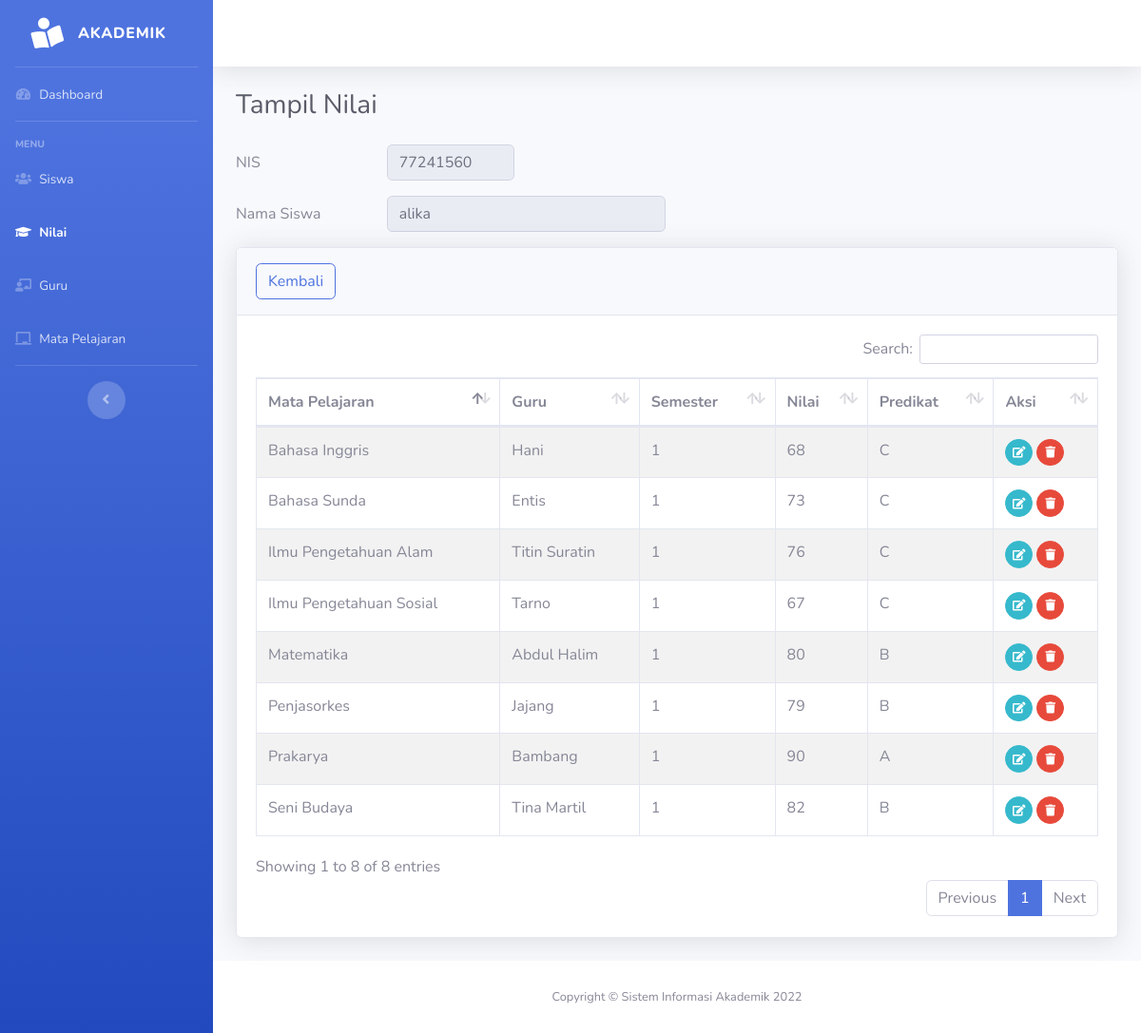
Page /nilai/tampil-nilai.php?nis=77241560 on the committed database.
### tables this page shows
CREATE TABLE `siswa` (
  `nis` varchar(8) NOT NULL,
  `nama` varchar(30) NOT NULL,
  `alamat` varchar(30) DEFAULT NULL,
  `kelas` enum('VII','VIII','IX') NOT NULL,
  `tanggal_lahir` date DEFAULT NULL,
  `jenis_kelamin` enum('L','P') DEFAULT NULL,
  `agama` enum('ISLAM','PROTESTAN','KATHOLIK','HINDU','BUDHA','KONGHUCU','LAINNYA') DEFAULT NULL,
  `orang_tua` varchar(30) DEFAULT NULL,
  `asal_sekolah` varchar(50) NOT NULL
);

CREATE TABLE `nilai` (
  `nis` varchar(8) NOT NULL,
  `kd_mp` int(11) NOT NULL,
  `semester` enum('1','2') DEFAULT NULL,
  `nilai` int(3) DEFAULT NULL,
  `predikat` char(1) DEFAULT NULL
);

CREATE TABLE `mata_pelajaran` (
  `kd_mp` int(11) NOT NULL,
  `nama_mp` varchar(30) DEFAULT NULL
);

CREATE TABLE `guru` (
  `nip` varchar(18) NOT NULL,
  `kd_mp` int(11) DEFAULT NULL,
  `nama_guru` varchar(30) DEFAULT NULL,
  `alamat` varchar(30) DEFAULT NULL,
  `jenis_kelamin` enum('L','P') DEFAULT NULL,
  `agama` enum('ISLAM','PROTESTAN','KATHOLIK','HINDU','BUDHA','KONGHUCU','LAINNYA') DEFAULT NULL
);

### functions.php (called while the page is built, shortened)
<?php
function ambilsatubaris($conn, $query)
{
    $db = mysqli_query($conn, $query);
    return mysqli_fetch_assoc($db);
}
	?>

### nilai/tampil-nilai.php (the view, shortened to what this page needs)
<?php
include_once("../functions.php");
if (isset($_GET['nis'])) {
    $nis = $_GET['nis'];
$query = "SELECT siswa.nis, siswa.nama FROM siswa WHERE nis='$nis'";
$tampil = ambilsatubaris($con, $query);
}
?>
<!DOCTYPE html>
<html><head><title>Nilai Siswa</title>
<link href="../assets/vendor/fontawesome-free/css/all.min.css" rel="stylesheet" type="text/css">
<link href="../assets/css/sb-admin-2.min.css" rel="stylesheet">
  <link href="../assets/vendor/datatables/dataTables.bootstrap4.min.css" rel="stylesheet">
<link rel="stylesheet" href="https://cdn.datatables.net/buttons/2.2.3/css/buttons.dataTables.min.css">
</head>
<body id="page-top">
     <div id="wrapper">
       <?php include_once("../layout/sidebar.php") ?>
        <div id="content-wrapper" class="d-flex flex-column">
            <div id="content">
            <?php include_once("../layout/topbar.php") ?>
                <div class="container-fluid">
                    <h1 class="h3 mb-4 text-gray-800">Tampil Nilai</h1>
                    <div class="row mb-3 ">
                    <label class="col-sm-2 col-form-label">NIS</label>
                    <div class="col-sm-2">
                    <input type="text" class="form-control" value="<?= $tampil['nis']  ?>" readonly>
                    </div>
                    </div>
                    <div class="row mb-3">
                    <label class="col-sm-2 col-form-label">Nama Siswa</label>
                    <div class="col-sm-4">
                    <input type="text" class="form-control" value="<?= $tampil['nama'] ?>" readonly>
                    </div>
                    </div>
                    <div class="card shadow mb-4">
                        <div class="card-header py-3">
                            <a href="javascript:void(0)" onclick="window.history.back();" ><button type="button" class="btn btn-outline-primary rounded">Kembali</button></a>
                        </div>
                        <div class="card-body">
<?php
$db=dbConnect();
if($db->connect_errno==0){
	$sql="SELECT siswa.nis, nama_mp, nama_guru, semester,nilai, predikat FROM nilai, mata_pelajaran, siswa, guru
                            WHERE nilai.kd_mp = mata_pelajaran.kd_mp
                            AND mata_pelajaran.kd_mp = guru.kd_mp
                            AND siswa.nis = $nis AND  nilai.nis = $nis";
	$res=$db->query($sql);
	if($res){
		?>
        <div class="table-responsive">
             <table class="table table-bordered table-striped" id="dataTable" width="100%" cellspacing="0">
        <thead>
		<tr><th>Mata Pelajaran</th>
            <th>Guru</th>
            <th>Semester</th>
            <th>Nilai</th>
            <th>Predikat</th>
            <th>Aksi</th>
			</tr></thead>
		<tbody>
		 <?php
            $data = $res->fetch_all(MYSQLI_ASSOC);
            foreach($data as $row){
            ?>
            <tr>
                <td><?= $row['nama_mp']; ?></td>
                <td><?= $row['nama_guru'] ?></td>
                <td td.dt-center><?= $row['semester']?></td>
                <td><?= $row['nilai']; ?></td>
                <td><?= $row['predikat']; ?></td>
                <td>
                    <a href="nilai-edit.php?nis=<?= $row['nis']?>" class="btn btn-info btn-circle btn-sm">
                    <i class="fas fa-edit"></i>
                    </a>
                    <a href="nilai-hapus.php?nis=<?= $row['nis'];?>" class="btn btn-danger btn-circle btn-sm hapus">
                    <i class="fas fa-trash"></i>
                    </a>
                </td>
            </tr>
                <?php
        }
        ?>
		</tbody>
		</table>
		<?php
	}else
		echo "Gagal Eksekusi SQL".(DEVELOPMENT?" : ".$db->error:"")."<br>";
}
else
	echo "Gagal koneksi".(DEVELOPMENT?" : ".$db->connect_error:"")."<br>";
?>
      </div>
                        </div>
                </div>
            </div>
            <?php include_once("../layout/footer.php") ?>
        </div>
        </div>
</body>
</html>

### rows in the picture
siswa: nis "77241560", nama "alika"
nilai: kd_mp.nama_mp "Prakarya", guru.nama_guru "Bambang", semester "1", nilai "90", predikat "A"
nilai: kd_mp.nama_mp "Ilmu Pengetahuan Alam", guru.nama_guru "Titin Suratin", semester "1", nilai "76", predikat "C"
nilai: kd_mp.nama_mp "Seni Budaya", guru.nama_guru "Tina Martil", semester "1", nilai "82", predikat "B"
nilai: kd_mp.nama_mp "Penjasorkes", guru.nama_guru "Jajang", semester "1", nilai "79", predikat "B"
nilai: kd_mp.nama_mp "Matematika", guru.nama_guru "Abdul Halim", semester "1", nilai "80", predikat "B"
nilai: kd_mp.nama_mp "Bahasa Inggris", guru.nama_guru "Hani", semester "1", nilai "68", predikat "C"
nilai: kd_mp.nama_mp "Bahasa Sunda", guru.nama_guru "Entis", semester "1", nilai "73", predikat "C"
nilai: kd_mp.nama_mp "Ilmu Pengetahuan Sosial", guru.nama_guru "Tarno", semester "1", nilai "67", predikat "C"
